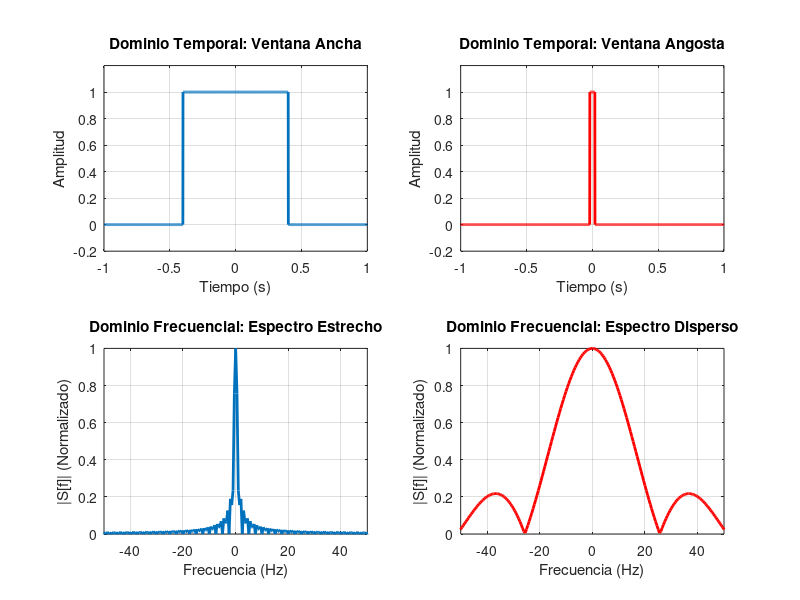

Write the MATLAB code that produced this figure.
% Este script demuestra el Principio de Incertidumbre de Heisenberg.
% No se puede tener una senal que sea un "punto" (totalmente concentrada)
% en el tiempo y al mismo tiempo un "punto" en la frecuencia.
% Si se comprime en un dominio, se expande necesariamente en el otro.

fs = 1000;
t = -1:1/fs:1-1/fs;
N = length(t);

% Vector de frecuencias centrado en 0 Hz
% (Vamos de -fs/2 a fs/2 para ver el espectro completo simetrico)
f = (-N/2 : N/2-1) * (fs/N);

% ==============================================================
% GENERACION DE VENTANAS
% Ventana Ancha (energia dispersa en el tiempo)
% Al durar mucho tiempo, el cambio es mas "relajado".
ancho_1 = 0.4; % Dura 0.8 segundos en total
ventana_ancha = zeros(1, N);
ventana_ancha(abs(t) <= ancho_1) = 1;

% Ventana Angosta (energia muy concentrada en el tiempo)
% Al durar solo un instante, tiene flancos de subida y bajada muy bruscos.
ancho_2 = 0.02; % Dura 0.04 segundos en total
ventana_angosta = zeros(1, N);
ventana_angosta(abs(t) <= ancho_2) = 1;

% ==============================================================
% TRANSFORMADAS DE FOURIER
% Usamos fftshift para que la frecuencia 0 Hz quede en el medio del grafico.
% La fft normal arranca en 0 Hz, sube hasta las positivas, y pega las
% negativas al final del vector. fftshift corta el vector al medio y lo
% reordena para visualizar el espectro centrado como en los libros.

TDF_ancha = fftshift(fft(ventana_ancha));
TDF_angosta = fftshift(fft(ventana_angosta));

% Normalizamos las amplitudes de la TDF para comparar visualmente mejor
TDF_ancha_mag = abs(TDF_ancha) / max(abs(TDF_ancha));
TDF_angosta_mag = abs(TDF_angosta) / max(abs(TDF_angosta));

% ==============================================================
% GRAFICOS
figure('Name', 'Dualidad Tiempo-Frecuencia', 'Position', [100, 100, 1000, 600]);

% --- CASO 1: VENTANA ANCHA ---
% Teoria: Como la senal cambia despacito en el tiempo, casi no necesita
% frecuencias altas para construirse. Por lo tanto, en el dominio
% frecuencial vemos un lobulo central (funcion Sinc) muy finito y
% puntiagudo. La energia espectral esta super concentrada cerca de los 0 Hz.

% Tiempo
subplot(2, 2, 1);
plot(t, ventana_ancha, 'LineWidth', 2);
title('Dominio Temporal: Ventana Ancha');
xlabel('Tiempo (s)'); ylabel('Amplitud');
axis([-1 1 -0.2 1.2]); grid on;

% Frecuencia
subplot(2, 2, 3);
plot(f, TDF_ancha_mag, 'LineWidth', 2);
title('Dominio Frecuencial: Espectro Estrecho');
xlabel('Frecuencia (Hz)'); ylabel('|S[f]| (Normalizado)');
xlim([-50 50]); grid on; % Hacemos zoom entre -50 y 50 Hz

% --- CASO 2: VENTANA ANGOSTA ---
% Teoria: Para que una sumatoria de senos logre hacer un salto cuadrado
% tan violento y rapido, necesita sumar muchisimos armonicos de alta
% frecuencia. Por eso, el lobulo central de la frecuencia se ensancha
% muchisimo y la energia se desparrama hacia los costados.

% Tiempo
subplot(2, 2, 2);
plot(t, ventana_angosta, 'LineWidth', 2, 'Color', 'r');
title('Dominio Temporal: Ventana Angosta');
xlabel('Tiempo (s)'); ylabel('Amplitud');
axis([-1 1 -0.2 1.2]); grid on;

% Frecuencia
subplot(2, 2, 4);
plot(f, TDF_angosta_mag, 'LineWidth', 2, 'Color', 'r');
title('Dominio Frecuencial: Espectro Disperso');
xlabel('Frecuencia (Hz)'); ylabel('|S[f]| (Normalizado)');
xlim([-50 50]); grid on;
